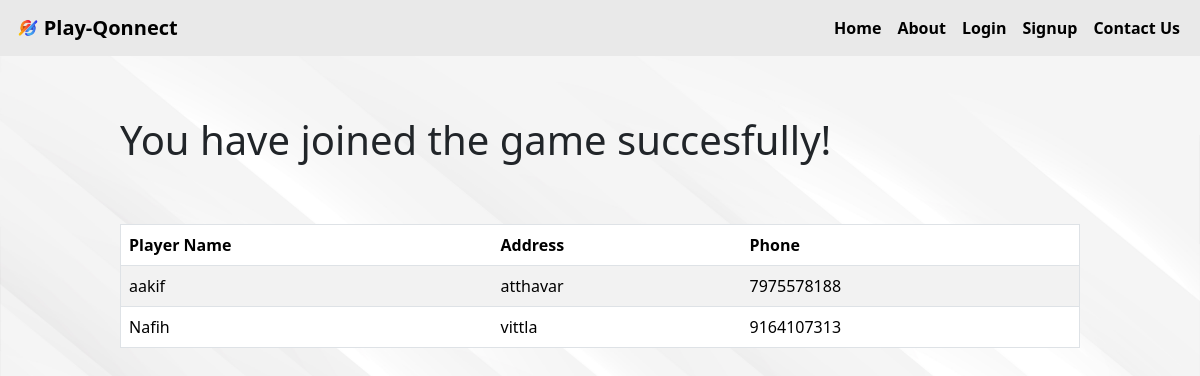
The app's page /game/3/players_list (signed in), older data.
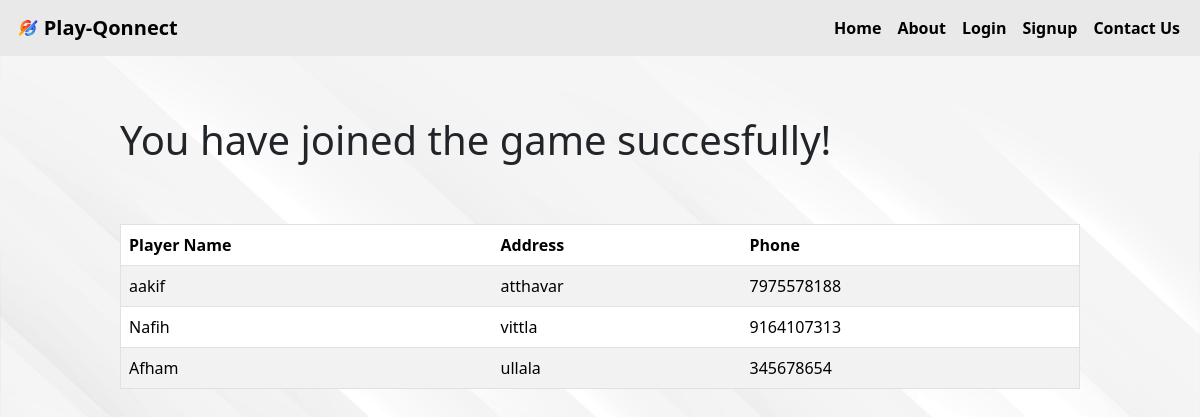
The same page, newer data.
### app.py (models this page shows)
class Player(db.Model):
    id = db.Column(db.Integer, primary_key=True)
    game_id = db.Column(db.Integer, db.ForeignKey('game.id'), nullable=False)
    player_name = db.Column(db.String(255), nullable=False)
    player_address = db.Column(db.String(255), nullable=False)
    player_phone = db.Column(db.String(15), nullable=True)

### app.py (the view)
@app.route('/game/<int:game_id>/players_list')
@login_required
def players_list(game_id):
    game = Game.query.get_or_404(game_id)
    players = game.players
    return render_template('players_list.html', players=players)

### app.py (called while the page is built)
@login_manager.user_loader
def load_user(user_id):
    return User.query.get(int(user_id))

### templates/players_list.html
{% extends 'layout.html' %} {% block title %} Players List {% endblock title %}
{% block body %}
<h1 class="turftab">You have joined the game succesfully!</h1>
<div class="turftab">
  <table border="1" class="table table-striped">
    <thead>
      <tr>
        <th>Player Name</th>
        <th>Address</th>
        <th>Phone</th>
      </tr>
    </thead>
    <tbody>
      {% for player in players %}
      <tr>
        <td>{{ player.player_name }}</td>
        <td>{{ player.player_address }}</td>
        <td>{{ player.player_phone }}</td>
      </tr>
      {% endfor %}
    </tbody>
  </table>
</div>
{% endblock body %}

Row changes from the older to the newer data that the page shows:
added Player: player_name "Afham", player_address "ullala", player_phone "345678654"
